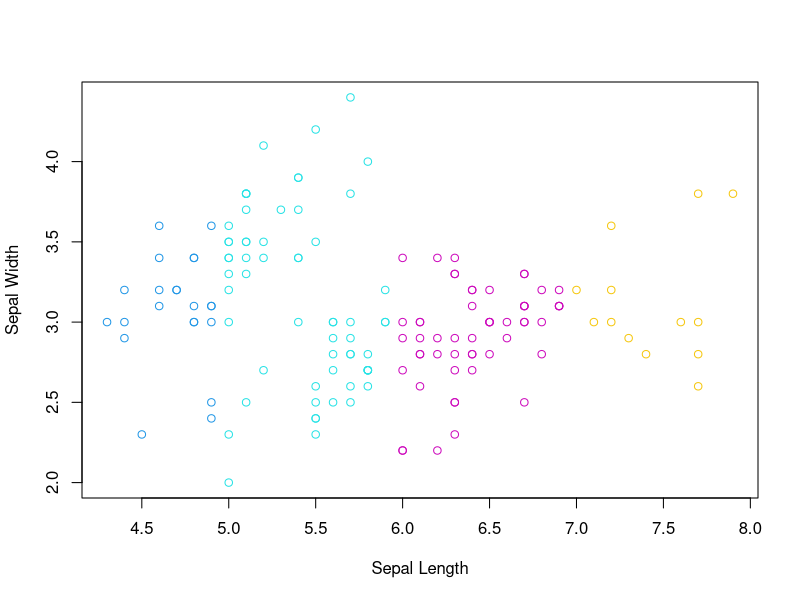
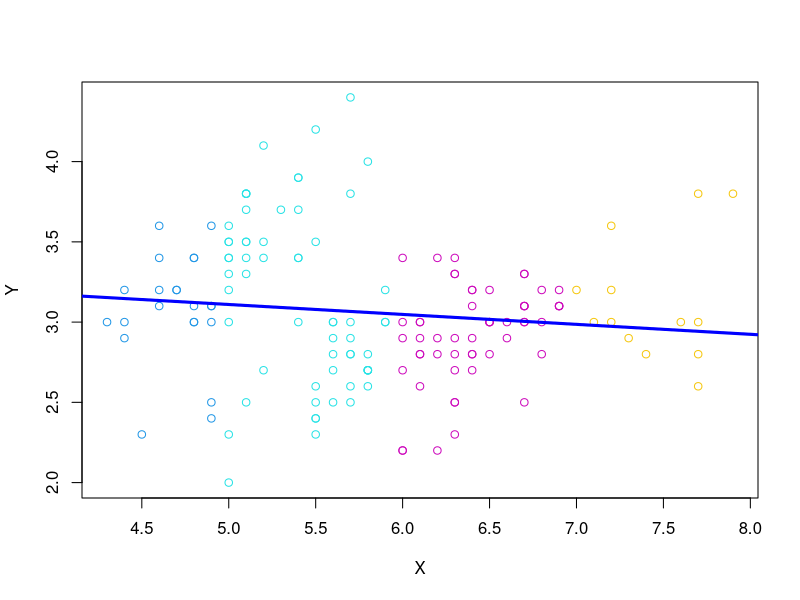

R code for these plots, in order:
require("datasets")
data("iris")
str(iris)

Y<- iris[,"Sepal.Width"] # select Target attribute
X<- iris[,"Sepal.Length"] # select Predictor attribute
head(X)

xycorr<- cor(Y,X, method="pearson") # find pearson correlation coefficient
xycorr # a value near 1 implies high correlation and that near 0 shows low correlation

plot(Y~X, col=X, xlab="Sepal Length",ylab="Sepal Width")

model1<- lm(Y~X)
model1 # provides regression line coefficients i.e. slope and y-intercept

plot(Y~X, col=X) # scatter plot between X and Y
abline(model1, col="blue", lwd=3) # add regression line to scatter plot to see relationship between X and Y

p1<- predict(model1,data.frame("X"=20))
p1